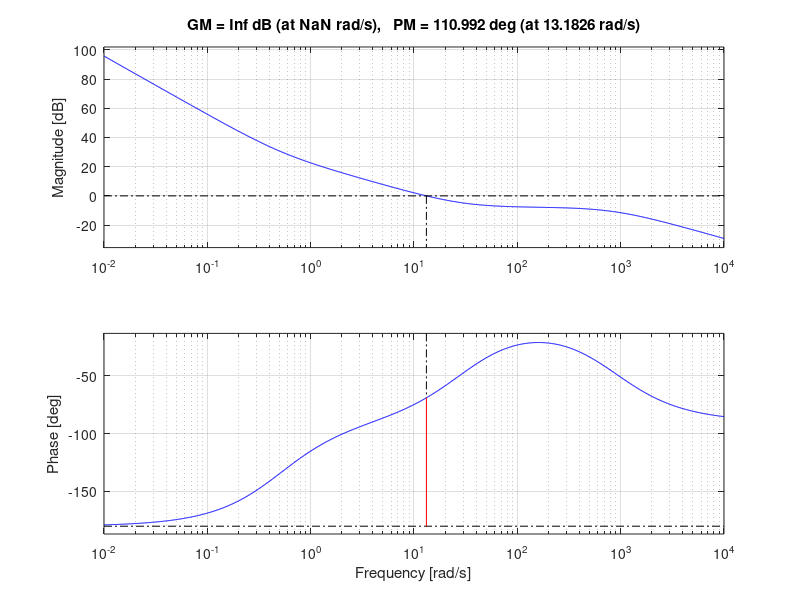
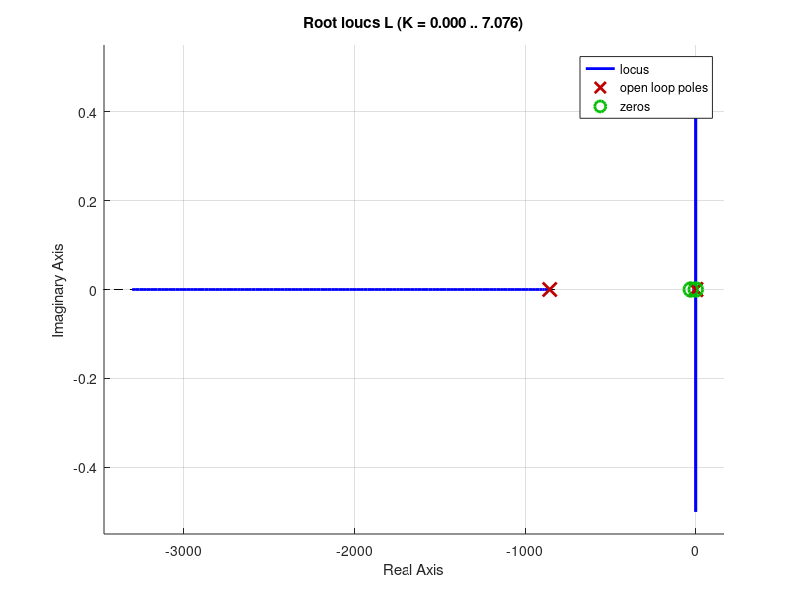
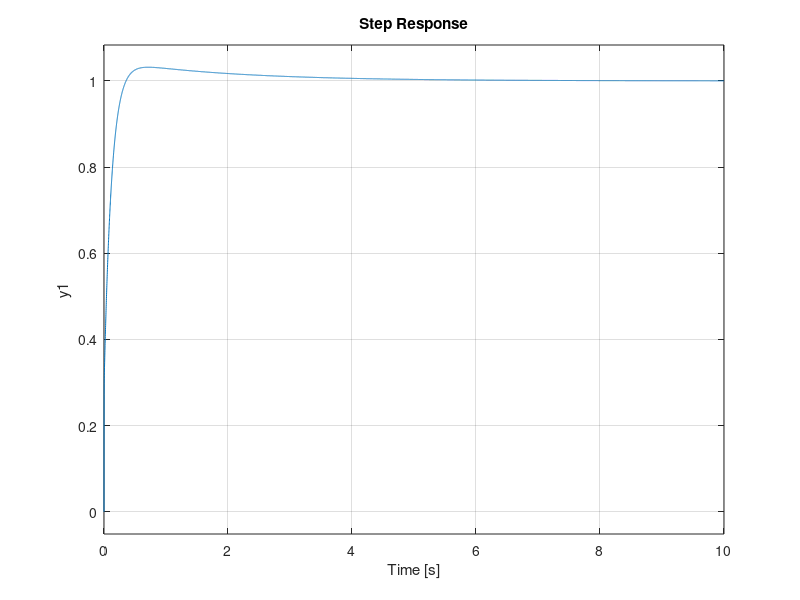

Here is the MATLAB script that generated these plots, in order:
%% ASEN 5067 Final Project Controller Design Script
%   By: Ian Faber

%% Housekeeping
clc; clear; close all;

%% Setup plant

% Rotor inertia modeling
d = 0.004; % m
h = 0.011; % m

rho = 2710; % kg/m^3, assuming aluminum rotor

M = pi*(d/2)^2*h*rho; % kg

Jm = 0.5*M*(d/2)^2; % kg*m^2, rotor rotational inertia
JL = 1.7558e-6; % kg*m^2, Load inertia (3D printed arrow out of PLA, inertia from Autodesk Inventor)
J = Jm + JL;

% Motor specs
Ra = 10.0; % Ohm
Kt = 0.1226; % Nm/A
Ke = Kt; % V/rad/s

%% Design controller
Kp = 1.5;
Kd = 0.05;
Ki = 0.75;

s = tf('s');

G = (Kt/Ra)/(s*(J*s + (Kt*Ke)/Ra));
C = Kd*s + Kp + Ki/s;
H = 1/(s+3424.658); % Encoder pole, sends a sample every 292 us

Gmin = minreal(G)

% L = feedback(C*G,1)/Kp;
L = C*G;
T = feedback(L,1);

Lmin = minreal(L)

figure
hold on
margin(L)

figure
hold on
rlocus(L)

figure
hold on
step(T,0:0.001:10)
